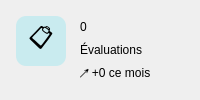
                 <widget class="QFrame" name="frameStatTotal">
                  <property name="role" stdset="0">
                   <string>card</string>
                  </property>
                  <layout class="QHBoxLayout" name="layoutStatTotal">
                   <property name="spacing">
                    <number>14</number>
                   </property>
                   <property name="leftMargin">
                    <number>16</number>
                   </property>
                   <property name="topMargin">
                    <number>16</number>
                   </property>
                   <property name="rightMargin">
                    <number>16</number>
                   </property>
                   <property name="bottomMargin">
                    <number>16</number>
                   </property>
                   <item alignment="Qt::AlignTop">
                    <widget class="QLabel" name="lblIconTotal">
                     <property name="text">
                      <string>📋</string>
                     </property>
                     <property name="minimumSize">
                      <size>
                       <width>50</width>
                       <height>50</height>
                      </size>
                     </property>
                     <property name="maximumSize">
                      <size>
                       <width>50</width>
                       <height>50</height>
                      </size>
                     </property>
                     <property name="styleSheet">
                      <string>background: rgba(24,217,239,0.18); border-radius: 10px; font-size: 24px;</string>
                     </property>
                     <property name="alignment">
                      <set>Qt::AlignCenter</set>
                     </property>
                    </widget>
                   </item>
                   <item>
                    <layout class="QVBoxLayout" name="layoutTexteTotal">
                     <property name="spacing">
                      <number>3</number>
                     </property>
                     <item>
                      <widget class="QLabel" name="lblValTotal">
                       <property name="role" stdset="0">
                        <string>statValue</string>
                       </property>
                       <property name="text">
                        <string>0</string>
                       </property>
                      </widget>
                     </item>
                     <item>
                      <widget class="QLabel" name="lblLibTotal">
                       <property name="role" stdset="0">
                        <string>statLabel</string>
                       </property>
                       <property name="text">
                        <string>Évaluations</string>
                       </property>
                      </widget>
                     </item>
                     <item>
                      <widget class="QLabel" name="lblTrendTotal">
                       <property name="role" stdset="0">
                        <string>statTrend</string>
                       </property>
                       <property name="text">
                        <string>↗ +0 ce mois</string>
                       </property>
                      </widget>
                     </item>
                    </layout>
                   </item>
                   <item>
                    <spacer name="spacerStatTotal">
                     <property name="orientation">
                      <enum>Qt::Horizontal</enum>
                     </property>
                     <property name="sizeHint" stdset="0">
                      <size>
                       <width>0</width>
                       <height>10</height>
                      </size>
                     </property>
                    </spacer>
                   </item>
                  </layout>
                 </widget>
